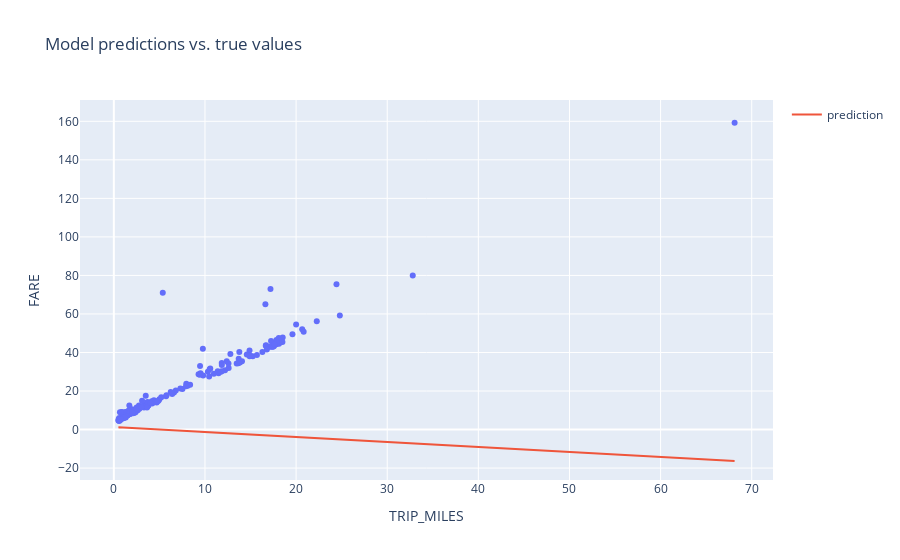

Source (notebook cell):
### Code cell
#@title Code - Experiment 1

# The following variables are the hyperparameters.
settings_1 = ml_edu.experiment.ExperimentSettings(
    learning_rate = 0.0001,
    number_epochs = 20,
    batch_size = 50,
    input_features = ['TRIP_MILES']
)

metrics = [keras.metrics.RootMeanSquaredError(name='rmse')]

model_1 = create_model(settings_1, metrics)

experiment_1 = train_model('one_feature', model_1, training_df, 'FARE', settings_1)

ml_edu.results.plot_experiment_metrics(experiment_1, ['rmse'])
ml_edu.results.plot_model_predictions(experiment_1, training_df, 'FARE')

### Figure 1 — Plotly figure (JSON) as saved in the notebook; plotly's stock layout.template omitted (floating-point values rounded to 4 significant figures; data arrays with more than 128 entries replaced by an {"elided": "..."} marker saying what was removed)
{"data": [{"hovertemplate": "TRIP_MILES=%{x}<br>FARE=%{y}<extra></extra>", "legendgroup": "", "marker": {"color": "#636efa", "symbol": "circle"}, "mode": "markers", "name": "", "orientation": "v", "showlegend": false, "x": {"elided": "200 float values"}, "xaxis": "x", "y": {"elided": "200 float values"}, "yaxis": "y", "type": "scatter"}, {"mode": "lines", "name": "prediction", "x": {"elided": "200 float values"}, "y": {"elided": "200 float values"}, "type": "scatter"}], "layout": {"xaxis": {"anchor": "y", "domain": [0.0, 1.0], "title": {"text": "TRIP_MILES"}}, "yaxis": {"anchor": "x", "domain": [0.0, 1.0], "title": {"text": "FARE"}}, "legend": {"tracegroupgap": 0}, "title": {"text": "Model predictions vs. true values"}}}
